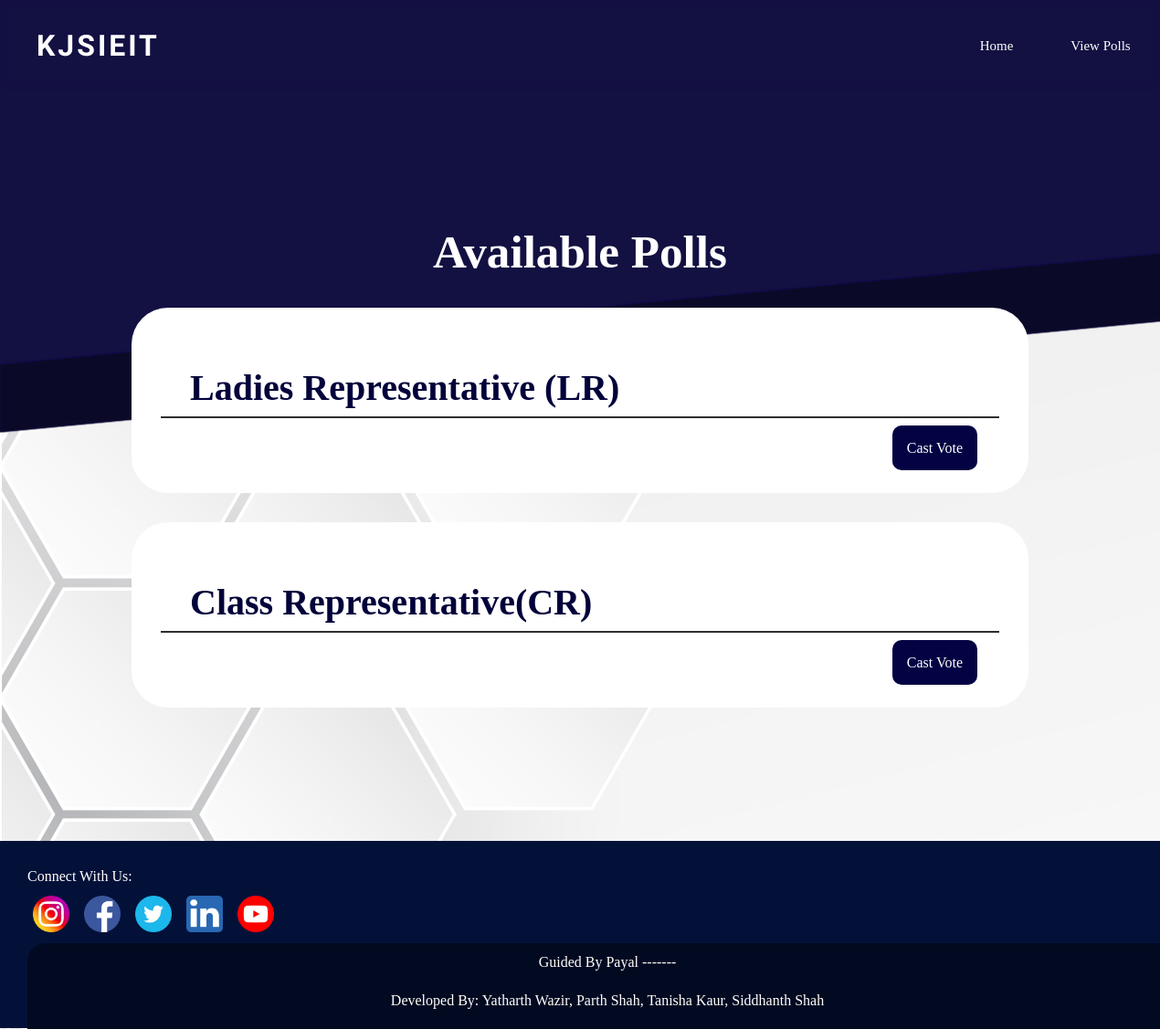
Screenshot of /b-view-polls/ with the database file from the repository.
### vote/models.py (models this page shows, shortened)
class BDivPoll(models.Model):
    Elections_for = models.TextField(max_length=30, null=True)
    candidate_1 = models.CharField(max_length=30, null=True)
    candidate_2 = models.CharField(max_length=30, null=True)
    candidate_3 = models.CharField(max_length=30, null=True)
    candidate_1_count = models.IntegerField(default=0)
    candidate_2_count = models.IntegerField(default=0)
    candidate_3_count = models.IntegerField(default=0)

### vote/views.py (the view)
# urls.py: path('b-view-polls/', views.viewPollsB, name='b-view-polls'),
def viewPollsB(request):
    polls = BDivPoll.objects.all()
    context = {'polls': polls}
    return render(request, "vote/b_view_polls.html",context)

### vote/templates/vote/b_view_polls.html (shortened to what this page needs)
{% extends "vote/b_navbar.html" %}
{% block content %}
<!DOCTYPE html>
<html lang="en">
<head>
    {% load static %}
    <link rel="stylesheet" href="{% static 'vote/css/view-polls.css' %}">
</head>
<body>
<div class="card">
    <div class="panel-heading"><h1 class="head">Available Polls</h1></div>
        <div class="pollbox">
            <ul class="poll-list">
                {% for poll in polls %}
                <div class="poll-card">
                <li class="poll-item">
                    <div class="poll-title">{{ poll.Elections_for }}</div>
                    <div class="actions">
                        <a class="links" href="{% url 'b-vote' forloop.counter %}" class="vote">Cast Vote</a> &nbsp;
                    </div>
                </li>
                </div>
                {% endfor %}
            </ul>
        </div>
</div>
</body>
</html>
{% endblock %}

### vote/static/vote/css/navbar.css (style rules this page uses)
* { text-decoration: none; list-style: none; padding: 0; margin:0; }
body { font-family: Verdana; background-repeat: repeat-y; background-size: cover; background-color: aliceblue; }

### vote/static/vote/css/view-polls.css (style rules this page uses)
body { background: url(/static/images/Navbar.png) no-repeat, url(/static/images/WBG.jpg); background-size: auto; transition: background 2.2s; overflow-x: hidden; }
.go body { background: url(/static/images/Navbar.png) no-repeat, url(/static/images/Navbarb.png) no-repeat, url(/static/images/WBG.jpg); background-size: auto; }
.card { margin: 3rem; padding: 0 5rem 0 5rem; opacity: 0; transition: all 2.2s; }
.go .card { padding: 5rem; opacity: 1; }
.head { font-size: 3.2rem; font-weight: 600; text-align: center; color: rgb(255, 255, 255); margin: 1rem; }
.poll-list { display: flex; justify-content: center; align-items: left; flex-direction: column; }
.poll-item { margin: 1rem; }
.poll-title { font-size: 2.5rem; font-weight: 600; color: rgb(1, 2, 58); padding: 2rem 2rem 0.5rem 2rem; border-bottom: 2px solid rgb(45, 45, 45); border-radius: 50px 50px 0 0; }
.actions { font-size: 1rem; text-align: right; padding: 1.5rem 1rem 0.5rem 1rem; }
.links { color: rgb(255,255,255); background-color: rgb(3, 3, 68); padding: 1rem; border-radius: 10px; transition: 0.5s; }
.poll-card { padding: 1rem; border-radius: 40px; background-color: white; margin: 1rem; }

### rows the page displays
BDivPoll: Elections_for "Ladies Representative (LR)"
BDivPoll: Elections_for "Class Representative(CR)"
